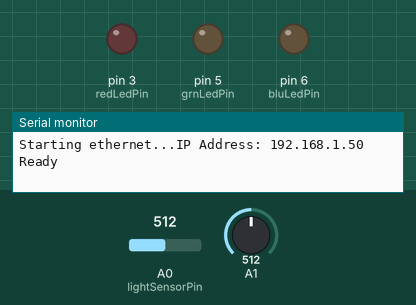
Simulated run of this sketch. Board: Arduino Uno, built with avr-gcc and run on an emulated ATmega328P. Parts: output pins drawn as LEDs (lit = HIGH), the last lines printed to the serial monitor. The test bench sets the inputs (shaded band); at power-on: A1 = 512, A0 (lightSensorPin) = 512. WiFi joins after 1.5 s; servers stay silent unless stated; uploads are accepted with an empty reply.

Above: at 3.7 s.
3.8 s: A1 set to 187
17.2 s: A1 set to 174
At 21.3 s:
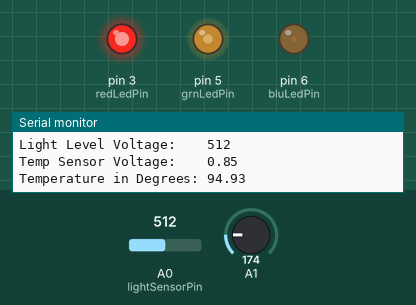
30.6 s: A1 set to 69
At 31.3 s:
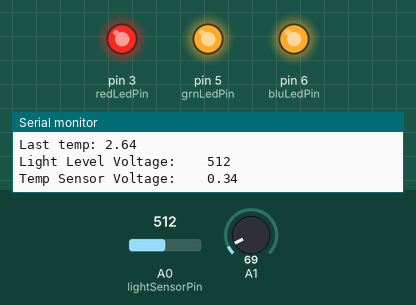
44.0 s: A1 set to 93
57.4 s: A1 set to 103
At 62.9 s:
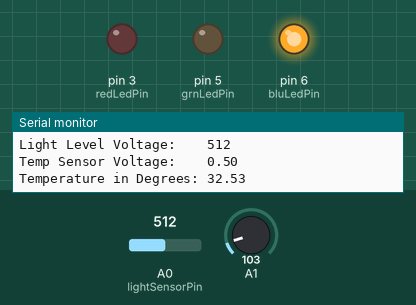
70.8 s: A1 set to 85
At 72.8 s:
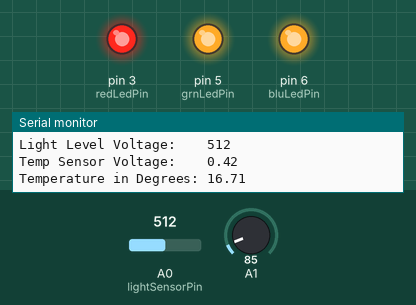
Timing chart, 0 to 74.3 s (numbered marks = the images above; inputs shaded):
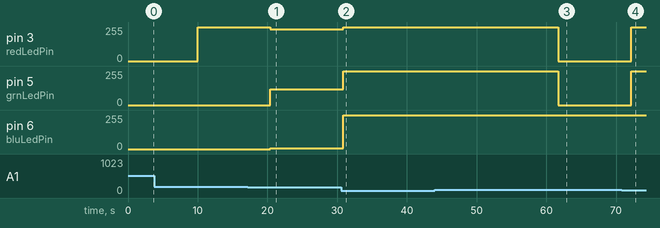

The sketch:

light_sensor_bot.ino
```cpp
#include <SPI.h>
#include <Ethernet.h>

// Sensor pins
const int lightSensorPin = 0;
const int tempSensorPin = 1;

// LED pins for temperature visualization
const int redLedPin = 3;
const int grnLedPin = 5;
const int bluLedPin = 6;

// Variables for sensor readings
int lightLevel, high = 1023, low = 0;
int lastLightLevel;
float tempLevel, lastTempF, degreesF;

// Ethernet Shield vars
byte mac[] = { 0x90, 0xA2, 0xDA, 0x0F, 0x60, 0x8E };
char server[] = "requestb.in";
//int serverPort = 80;
//char pageName[] = "/r4sgsfr4";
char sensorData[128];
char tempData[10];
String testData = "chicken=Drumstick";

IPAddress ip(192, 168, 75, 246);
EthernetClient client;

// Timers for loop timing/delay
unsigned long timer;
const unsigned long timeDelay = 10000;

char params[40];
#define delayMillis 30000Ul
unsigned long thisMillis = 0;
unsigned long lastMillis = 0;

// Motor/Door functions
void openCoopDoor() {
  // nothing to see here
}

void closeCoopDoor() {
  // nothing to see here
}

// HTTP Request and Ethernet Functions
void setupEthernet() {
  Serial.print(F("Starting ethernet..."));
  if (Ethernet.begin(mac) == 0) {
    Serial.println(F("Failed to configure Ethernet using DHCP"));
    Ethernet.begin(mac, ip);
  }
  else {
    Serial.print("IP Address: ");
    Serial.println(Ethernet.localIP());
    delay(1000);
    Serial.println("Ready");
  }
}

byte postData(String data) {
  Serial.print(F("connecting..."));

  if(client.connect(server,80)) {
    client.println("POST /r4sgsfr4 HTTP/1.1");
    client.print("Host: ");
    client.println(server);
    client.println("User-Agent: Arduino/1.0");
    client.println("Connection: close");
    client.print("Content-Length: ");
    client.println(data.length());
    client.println();
    client.println(data);
  }
  else {
    Serial.println(F("Connection Failed"));
  }

  while (client.connected()) {
    if (client.available()) {
      char c = client.read();
      Serial.print(c);
    }
  }
  Serial.println();
  client.stop();
}

// Temp Sensor functions
float getTempSensorVoltage(int pin) {
  return (analogRead(pin) * 0.004882814);
}

float formatTempF(float tempVoltage) {
  float degreesC = (tempVoltage - 0.5) * 100.0;
  float degreesF = degreesC * (9.0/5.0) + 32.0;
  return degreesF;
}

void checkLastTempVal(float currentTempF) {
   if (abs(currentTempF - lastTempF) >= 1) {
    lastTempF = currentTempF;
    //  dtostrf(floatVar, minStringWidthIncDecimalPoint, numVarsAfterDecimal, charBuf);
    dtostrf(lastTempF, 5, 2, tempData);
    Serial.println(tempData);
    printf(sensorData,"temperature=",tempData);
    postData(sensorData);
   }
    Serial.print("Last temp: ");
    Serial.println(lastTempF);\
    Serial.println(sensorData);
}

// Decision tree for temperature LED status light
void tempColor(float temperature) {

  if (temperature >= 95.0) {
    // Red
    analogWrite(redLedPin, 255);
    analogWrite(grnLedPin, 0);
    analogWrite(bluLedPin, 0);
  }
  else if (temperature <= 94.99 && temperature > 80.00) {
    // Orange/Yellow
    analogWrite(redLedPin, 237);
    analogWrite(grnLedPin, 120);
    analogWrite(bluLedPin, 6);
  }
  else if (temperature <= 79.99 and temperature > 60.00) {
    // Green
    analogWrite(redLedPin, 0);
    analogWrite(grnLedPin, 255);
    analogWrite(bluLedPin, 0);
  }
  else if (temperature <= 59.99 and temperature > 40.00) {
    // Purple
    analogWrite(redLedPin, 255);
    analogWrite(grnLedPin, 0);
    analogWrite(bluLedPin, 255);
  }
  else if (temperature <= 39.99 and temperature > 32.50) {
    // Blue
    analogWrite(redLedPin, 0);
    analogWrite(grnLedPin, 0);
    analogWrite(bluLedPin, 255);
  }
  else if (temperature <= 32.49) {
    // White
    analogWrite(redLedPin, 255);
    analogWrite(grnLedPin, 255);
    analogWrite(bluLedPin, 255);
  }
  else {
    // turn all off
    analogWrite(redLedPin, 0);
    analogWrite(grnLedPin, 0);
    analogWrite(bluLedPin, 0);
  }
}

void readSensors() {
  // Read photo sensor every minute, and format the value for LED output.
  lightLevel = analogRead(lightSensorPin);
  tempLevel = getTempSensorVoltage(tempSensorPin);
  degreesF = formatTempF(tempLevel);
  tempColor(degreesF);
  checkLastTempVal(degreesF);

  // loop timing in arduino: at the start of your loop (sensor read), you
  // set a timer to be milliseconds, and it starts counting down for you.
  // you keep checking that timer until it exceeds a value, then read your
  // sensor and start your timer again.
  // timer = millis
  Serial.println();
  Serial.print("Light Level Voltage:    ");
  Serial.println(lightLevel);
  Serial.print("Temp Sensor Voltage:    ");
  Serial.println(tempLevel);
  Serial.print("Temperature in Degrees: ");
  Serial.println(degreesF);
}

// Precursor to magic
void setup() {
  pinMode(redLedPin, OUTPUT);
  pinMode(grnLedPin, OUTPUT);
  pinMode(bluLedPin, OUTPUT);
  Serial.begin(9600);
  setupEthernet();
}

// This is where the magic happens
void loop() {
  if (millis() - timer >= timeDelay) {
    readSensors();
//    postData(testData);
    timer = millis();
  }
}
```

Measured:
- the behaviour switches between 175 and 174 on A1 (found by bisection; images 0 and 1)
- the behaviour switches between 102 and 103 on A1 (found by bisection; images 2 and 3)
- after the input at 17.2 s, pin 3 (redLedPin): 255/255 → 237/255 after 3.2 s; pin 5 (grnLedPin): 0/255 → 120/255 after 3.2 s; pin 6 (bluLedPin): 0/255 → 6/255 after 3.2 s
- after the input at 30.6 s, pin 3 (redLedPin): 237/255 → 255/255 after 0.25 s; pin 5 (grnLedPin): 120/255 → 255/255 after 0.25 s; pin 6 (bluLedPin): 6/255 → 255/255 after 0.25 s
- after the input at 57.4 s, pin 3 (redLedPin), pin 5 (grnLedPin): 255/255 → 0/255 after 4.3 s
- after the input at 70.8 s, pin 3 (redLedPin), pin 5 (grnLedPin): 0/255 → 255/255 after 1.4 s
